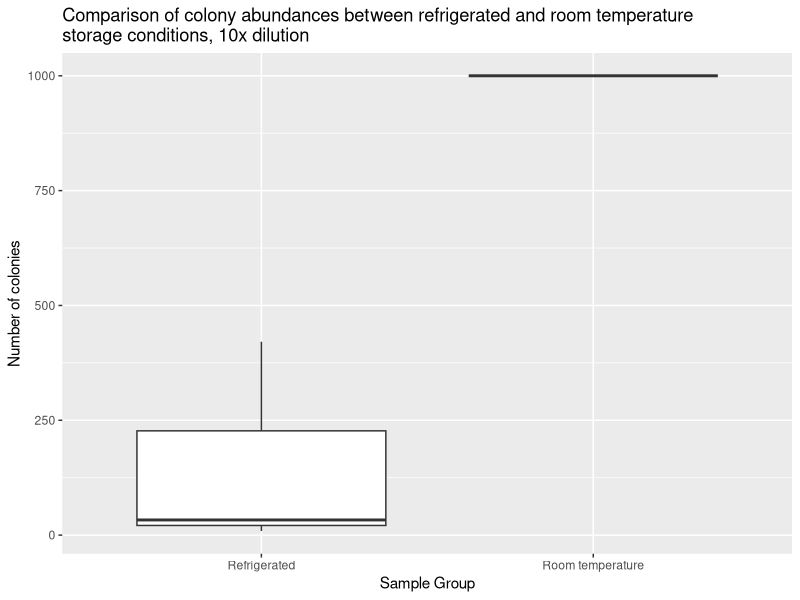
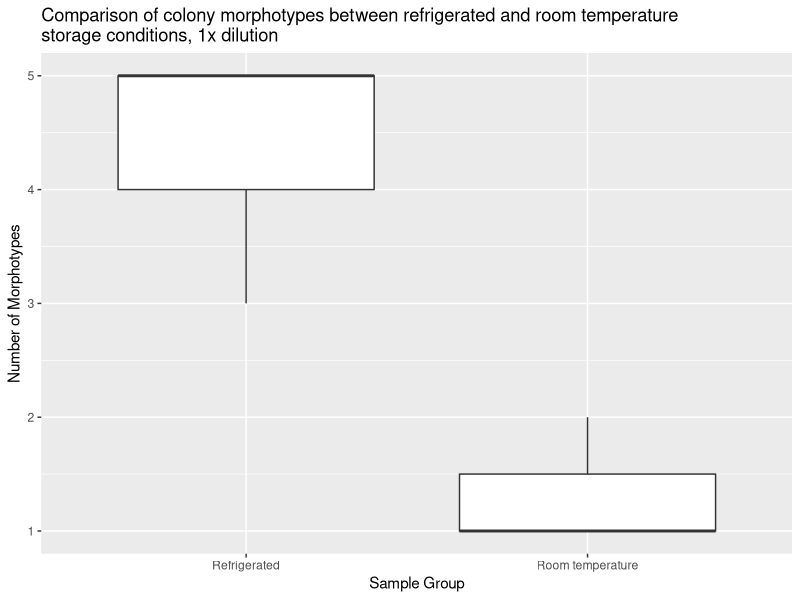

R code for these plots, in order:
## ---- chunk 1
knitr::opts_chunk$set(echo = FALSE, message = FALSE, warning = FALSE)
## ---- chunk 2
library("ggplot2")
library("dplyr")
library("tidyr")
library("readr")
## ---- chunk 3
# read in the culture data from csv
culture_data <- read_csv(
  "data/raw_data/Raw_culture_count_data/Culturing_data.csv")
## ---- chunk 4
# filter out only my 100x dilutions and make a boxplot
culture_data %>%
  filter(student_name == "Kris Choi") %>%
  filter(dilution_1_10_or_100 == "1") %>%
  ggplot(aes(x = sample_group,
             y = number_of_colonies)) +
  geom_boxplot() +
  ggtitle(paste("Comparison of colony abundances between refrigerated and", 
  "room temperature
storage conditions, 10x dilution")) +
  xlab("Sample Group") +
  ylab("Number of colonies")
## ---- chunk 5
# run a statistical test to compare the two groups of abundances
culture_data %>%
  filter(student_name == "Kris Choi") %>%
  filter(dilution_1_10_or_100 == "1") %>%
  wilcox.test(data = .,
              number_of_colonies ~ sample_group)
## ---- chunk 6
# filter out only my 100x dilutions and make a boxplot
culture_data %>%
  filter(student_name == "Kris Choi") %>%
  filter(dilution_1_10_or_100 == "1") %>%
  ggplot(aes(x = sample_group,
             y = as.numeric(number_of_morphotypes))) +
  geom_boxplot() +
  ggtitle(paste("Comparison of colony morphotypes between refrigerated and", 
  "room temperature
storage conditions, 1x dilution")) +
  xlab("Sample Group") +
  ylab("Number of Morphotypes")
## ---- chunk 7
# run a statistical test to compare the two groups of morphotypes
culture_data %>%
  filter(student_name == "Kris Choi") %>%
  filter(dilution_1_10_or_100 == "1") %>%
  wilcox.test(data = .,
              as.numeric(number_of_morphotypes) ~ sample_group)
